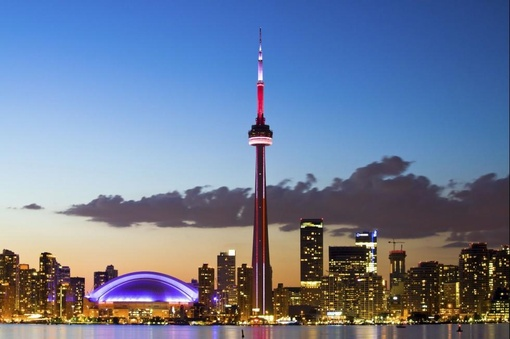
#> input picture image1.jpg, 510 x 339 px, shrunk from 980 x 650 before the run
$ python Q4.py
#> lines starting #> are read from the running program, lines starting #| are printed output that depends on the picture; after the words box and inside, x2 and y2 are one past the last pixel; in counts of white or black regions, pixels touching at a corner belong together
#Importing Libraries
import numpy as np
import cv2
import matplotlib.pyplot as plt


def g_kernel(length, sigma):
    g = np.exp(-0.5 * np.square(np.linspace((1-length) / 2, (length - 1) / 2, length)) / np.square(sigma))
    kernel = np.outer(g, g)
    res = kernel / np.sum(kernel)
    return res


def grad_magnitude(img):
    return np.sqrt(convolve(img, np.array([[-1, 0, 1],[-2, 0, 2],[-1, 0, 1]])) ** 2
                   + convolve(img, np.array([[-1, -2, -1],[0, 0, 0],[1, 2, 1]])) ** 2)


def threshold(gradient_img, e):
    curr = gradient_img.mean()
    old = 1 + curr + e
    while abs(curr - old) > e:
        old = curr
        curr = (gradient_img[gradient_img < curr].mean() + gradient_img[gradient_img >= curr].mean())*0.5
    edge = np.zeros(gradient_img.shape, int)
    edge[gradient_img >= curr] = 255

    return edge


def convolve(image, filter):
    filter = np.flip(filter, 0)
    filter = np.flip(filter, 1)
    k1, k2 = filter.shape
    output = np.zeros(image.shape)

    pad_h = int((k1 - 1) / 2)
    pad_w = int((k2 - 1) / 2)

    padded_image = np.pad(image, [(pad_h, pad_w), (pad_w, pad_h)])
    for u in range(pad_h, padded_image.shape[0] - pad_h):
        for v in range(pad_w, padded_image.shape[1] - pad_w):
            output[u - pad_h, v - pad_w] = np.sum(padded_image[u - pad_h: u + pad_h + 1, v - pad_w: v + pad_w + 1]
                                                  * filter)
    return output

def step1():
    print('Step 1')
    # make the visualization plots
    fig, (ax1, ax2) = plt.subplots(1, 2, figsize=(14, 5))

    plot1 = ax1.imshow(g_kernel(5, 1))
    plot2 = ax2.imshow(g_kernel(15, 8))

    fig.colorbar(plot1, ax=ax1)
    fig.colorbar(plot2, ax=ax2)

    plt.show()


def step2():
    print("Step 2")
    kernel = g_kernel(15, 8)
    img1 = cv2.imread('image1.jpg', 0)
#> img1: shape (339, 510); min 0, max 255, mean 122.8
    img2 = cv2.imread('image2.jpg', 0)
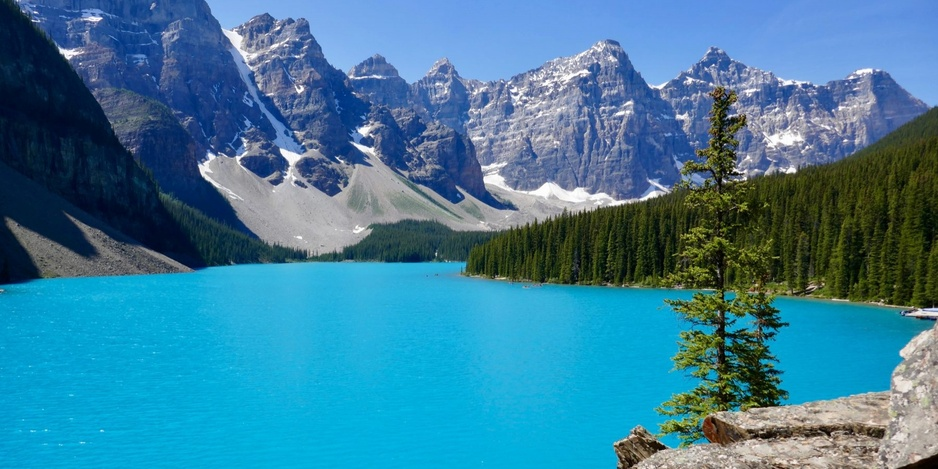
#> input picture image2.jpg, 938 x 469 px, shrunk from 1800 x 900 before the run
#> img2: shape (469, 938); min 0, max 255, mean 108.3
    img3 = cv2.imread('image3.jpg', 0)
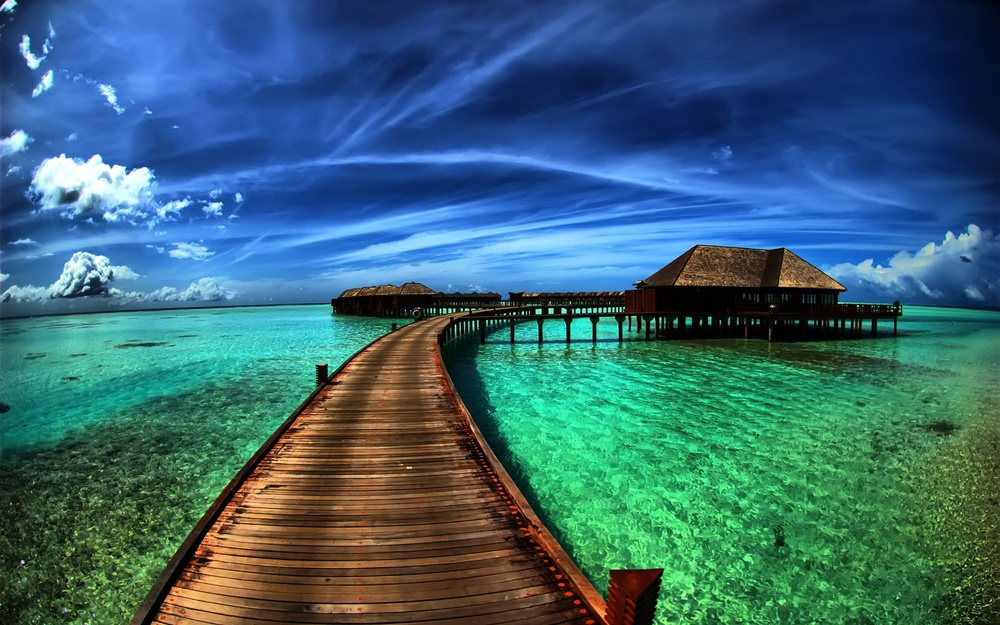
#> input picture image3.jpg, 1000 x 625 px, shrunk from 1920 x 1200 before the run
#> img3: shape (625, 1000); min 0, max 255, mean 90.4


    print("Working on blurred1")
    blurred1 = convolve(img1, kernel)
    cv2.imwrite("blurred1.jpg", blurred1)
    print("Working on blurred2")
    blurred2 = convolve(img2, kernel)
    cv2.imwrite("blurred2.jpg", blurred2)
    print("Working on blurred3")
    blurred3 = convolve(img3, kernel)
    cv2.imwrite("blurred3.jpg", blurred3)


def step3():
    print('Step 3')
    blurred1 = cv2.imread('blurred1.jpg',0)
#> blurred1: shape (339, 510); min 12, max 225, mean 120.8
    blurred2 = cv2.imread('blurred2.jpg',0)
#> blurred2: shape (469, 938); min 1, max 237, mean 107.1
    blurred3 = cv2.imread('blurred3.jpg',0)
#> blurred3: shape (625, 1000); min 1, max 253, mean 89.9

    print("Working On Edges 1")
    grad_img = grad_magnitude(blurred1)
    output = threshold(grad_img, 1e-2)
#> in threshold, `curr = gradient_img.mean()`: curr = 21.03
#> in threshold, `old = 1 + curr + e`: old = 22.04
#> the loop in threshold, `while abs(curr - old) > e:` made 10 passes
#> (old, curr) on passes 1 to 10: (21.03, 30.33), (30.33, 35.37), (35.37, 38.25), (38.25, 40.07), (40.07, 41.34), (41.34, 42.2), (42.2, 42.64), (42.64, 42.82), (42.82, 42.89), (42.89, 42.89)
#> after the loop in threshold, `while abs(curr - old) > e:`: curr = 42.89
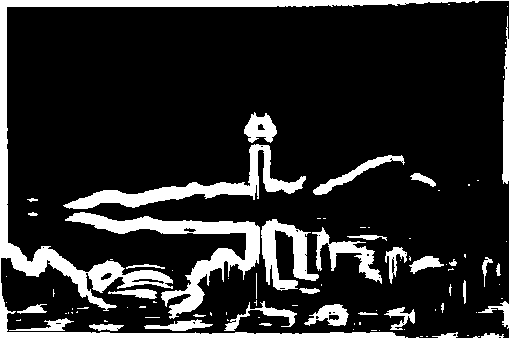
#> output: shape (339, 510) int64; 16.6% white; 90 white regions (58 under 20 px), largest, box (x1, y1, x2, y2) and area: (0, 0, 510, 339) 12264, (65, 212, 260, 319) 4425, (63, 144, 306, 209) 3337
    cv2.imwrite("output1.jpg", output)

    print("Working On Edges 2")
    grad_img = grad_magnitude(blurred2)
#> in convolve (call 6), `filter = np.flip(filter, 0)`: filter = [[-1, 0, 1], [-2, 0, 2], [-1, 0, 1]]
#> in convolve (call 6), `filter = np.flip(filter, 1)`: filter = [[1, 0, -1], [2, 0, -2], [1, 0, -1]]
#> after the loop in convolve (call 6), `for u in range(pad_h, padded_image.shape[0] - pad_h):`:
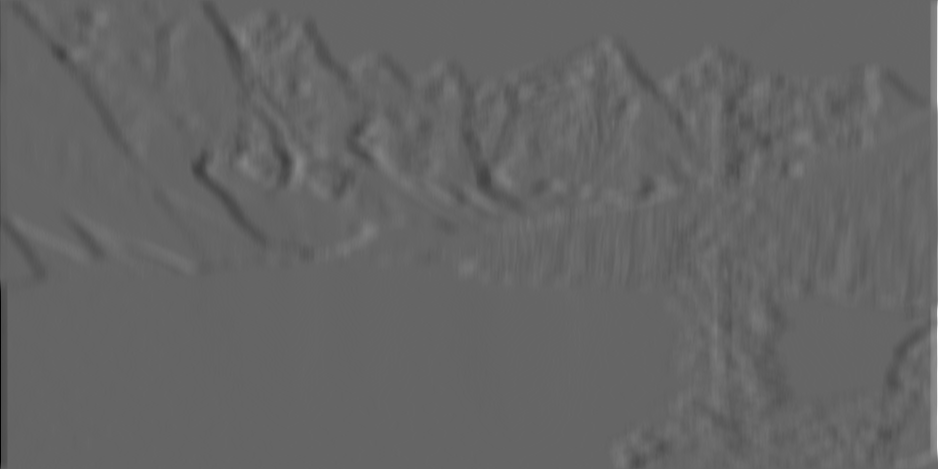
#> output: shape (469, 938) float64; min -288, max 435, mean -0.1; drawn with min black and max white
#> in grad_magnitude (call 2), `return np.sqrt(convolve(img, np.array([[-1, 0, 1],[-2, 0, 2],[-1, 0, 1..`:
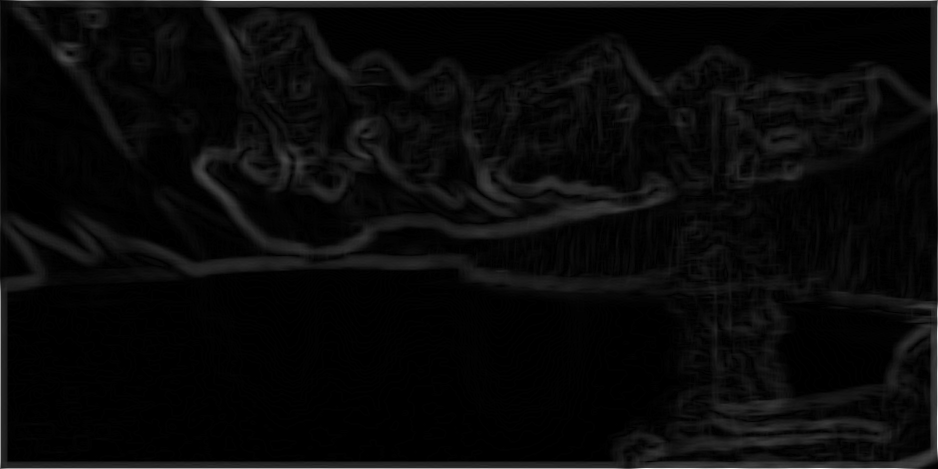
#> returned value: shape (469, 938) float64; min 0, max 458, mean 17.8; drawn with min black and max white
    output = threshold(grad_img, 1e-2)
#> the loop in threshold (call 2), `while abs(curr - old) > e:` made 16 passes
#> (old, curr) on passes 1 to 12: (17.81, 25.49), (25.49, 30.71), (30.71, 34.32), (34.32, 36.91), (36.91, 38.66), (38.66, 39.76), (39.76, 40.36), (40.36, 40.95), (40.95, 41.24), (41.24, 41.65), (41.65, 41.83), (41.83, 41.96)
#> output: shape (469, 938) int64; 12.2% white; 212 white regions (127 under 20 px), largest, box (x1, y1, x2, y2) and area: (0, 0, 938, 469) 20641, (192, 139, 674, 256) 6829, (680, 415, 892, 452) 3442
    cv2.imwrite("output2.jpg", output)

    print("Working On Edges 3")
    grad_img = grad_magnitude(blurred3)
#> in convolve (call 8), `filter = np.flip(filter, 0)`: filter = [[-1, 0, 1], [-2, 0, 2], [-1, 0, 1]]
#> in convolve (call 8), `filter = np.flip(filter, 1)`: filter = [[1, 0, -1], [2, 0, -2], [1, 0, -1]]
#> after the loop in convolve (call 8), `for u in range(pad_h, padded_image.shape[0] - pad_h):`:
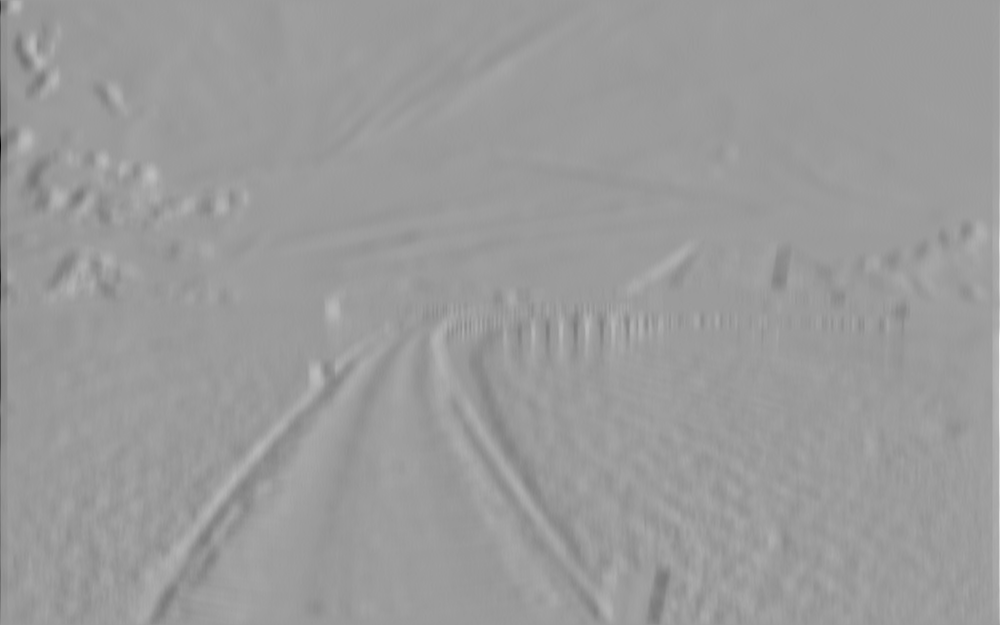
#> output: shape (625, 1000) float64; min -422, max 271, mean 0; drawn with min black and max white
    output = threshold(grad_img, 1e-2)
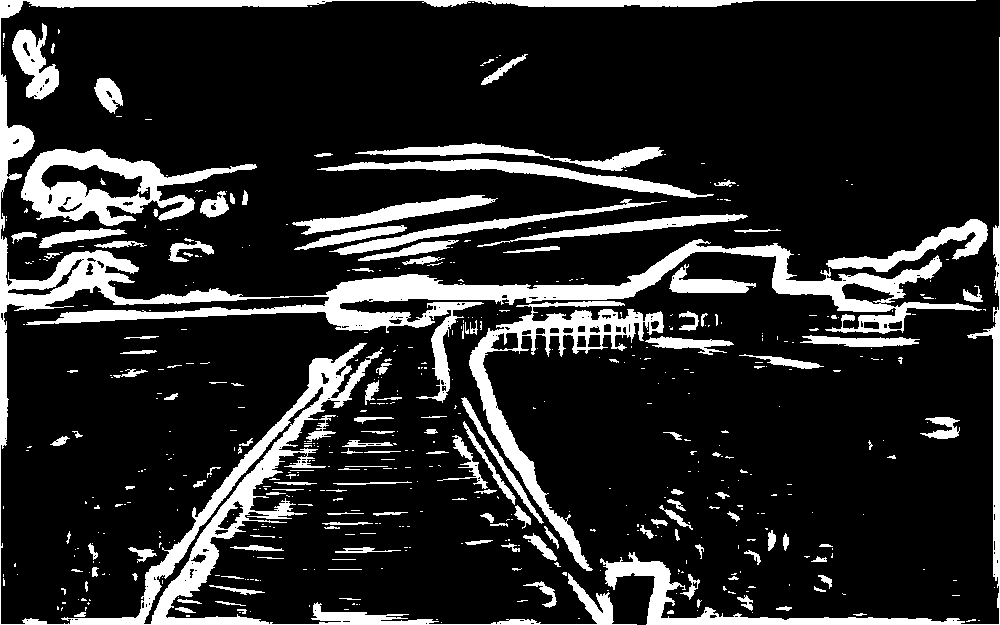
#> output: shape (625, 1000) int64; 16.1% white; 550 white regions (398 under 20 px), largest, box (x1, y1, x2, y2) and area: (0, 0, 982, 625) 44072, (469, 301, 664, 571) 7319, (21, 149, 257, 226) 6941
    cv2.imwrite("output3.jpg", output)


#Running Through Steps (STEP 4)
step1()
step2()
step3()
